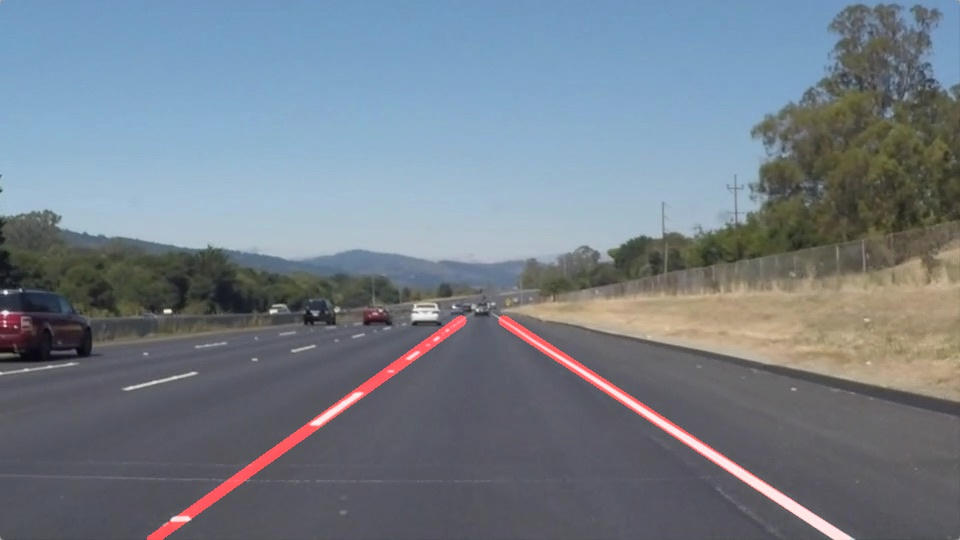
#> input picture CarND-LaneLines-P1/examples/laneLines_thirdPass.jpg, 960 x 540 px
$ python -i image_utils.py   (imports and definitions only)   (older library calls are emulated)
#> lines starting #> are read from the running program, lines starting #| are printed output that depends on the picture
from typing import Callable, List, Optional, Tuple, Union

import cv2
import matplotlib.image as mpimg
import matplotlib.pyplot as plt
import numpy as np


# [4 lines left out: function read_image_from_path, not called in this run]


def show_image(image: np.ndarray):
    plt.imshow(image)


# [12 lines left out: function grayscale, not called in this run]


def canny(img: np.ndarray, low_threshold: int, high_threshold: int):
    """Applies the Canny transform."""
    return cv2.Canny(img, low_threshold, high_threshold)


def gaussian_blur(img: np.ndarray, kernel_size: int):
    """Applies a Gaussian Noise kernel."""
#> called with kernel_size = 3
    return cv2.GaussianBlur(img, (kernel_size, kernel_size), 0)
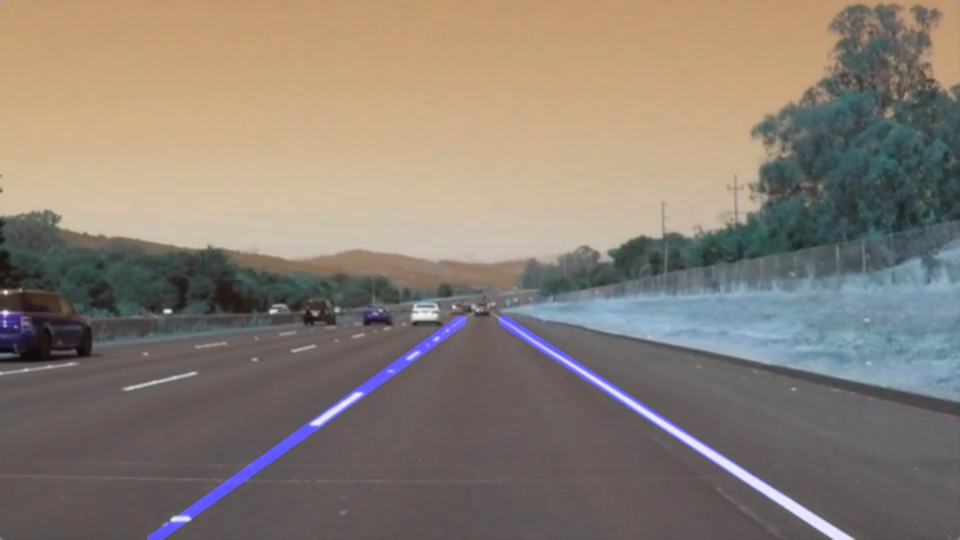
#> returned value: shape (540, 960, 3); mean of channels 0, 1, 2 116.1, 126, 136.6; drawn as B, G, R
#> in canny, `return cv2.Canny(img, low_threshold, high_threshold)`:
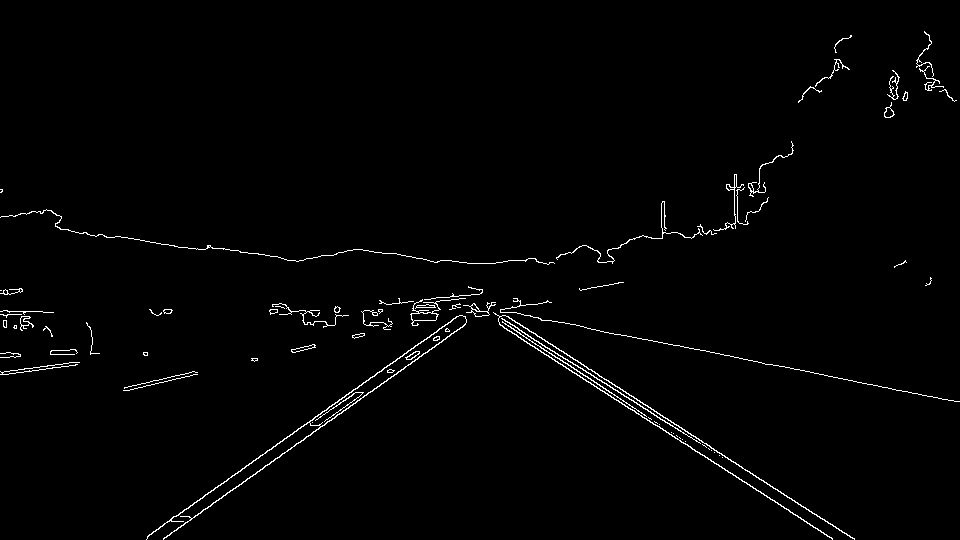
#> returned value: shape (540, 960); 1.4% white in thin lines or dots


def draw_lines(
        img: np.ndarray,
        lines: List[List[int]],
        color: List[int] = [255, 0, 0],
        thickness: int = 2
):
    """
    NOTE: this is the function you might want to use as a starting point once you want to
    average/extrapolate the line segments you detect to map out the full
    extent of the lane (going from the result shown in raw-lines-example.mp4
    to that shown in P1_example.mp4).

    Think about things like separating line segments by their
    slope ((y2-y1)/(x2-x1)) to decide which segments are part of the left
    line vs. the right line.  Then, you can average the position of each of
    the lines and extrapolate to the top and bottom of the lane.

    This function draws `lines` with `color` and `thickness`.
    Lines are drawn on the image inplace (mutates the image).
    If you want to make the lines semi-transparent, think about combining
    this function with the weighted_img() function below
    """
    for line in lines:
        for x1, y1, x2, y2 in line:
            cv2.line(img, (x1, y1), (x2, y2), color, thickness)
    return img


def hough_lines(
        img: np.ndarray,
        rho: float = 1,
        theta: float = np.pi / 180,
        threshold: float = 20,
        min_line_length: float = 50,
        max_line_gap: float = 10,
) -> np.ndarray:
    """`img` should be the output of a Canny transform.

    Returns an image with hough lines drawn.
    """
    lines_ = cv2.HoughLinesP(img, rho, theta, threshold, np.array(
        []), minLineLength=min_line_length, maxLineGap=max_line_gap)

    # Detected lines can be None
    # https://stackoverflow.com/questions/16144015/python-typeerror-nonetype-object-has-no-attribute-getitem
    if lines_ is None:
        lines_ = np.array([])
    return lines_


# [17 lines left out: function weighted_img, not called in this run]


def mask_with_region_of_interest(
        img: np.ndarray, vertices: Optional[List[Tuple[int, int]]] = None):
    """Applies an image mask.

    Only keeps the region of the image defined by the polygon formed
    from `vertices`. The rest of the image is set to black. `vertices`
    should be a numpy array of integer points.
    """
    if vertices is None:
        # Make the ROI the entire image
        m, n = img.shape
#> m = 540; n = 960
        vertices = [(0, m), (0, 0), (n, 0), (n, m)]
#> vertices = [(0, 540), (0, 0), (960, 0), (960, 540)]

    vertices = np.array([vertices], dtype=np.int32)
#> vertices = [[0, 540], [0, 0], [960, 0], [960, 540]]
    # defining a blank mask to start with
    mask = np.zeros_like(img)

    # defining a 3 channel or 1 channel color to fill the mask with depending
    # on the input image
    if len(img.shape) > 2:
        channel_count = img.shape[2]  # i.e. 3 or 4 depending on your image
        ignore_mask_color = (255,) * channel_count
    else:
        ignore_mask_color = 255

    # filling pixels inside the polygon defined by "vertices" with the fill
    # color
    cv2.fillPoly(mask, vertices, ignore_mask_color)
#> mask: shape (540, 960); every value is 255

    # returning the image only where mask pixels are nonzero
    masked_image = cv2.bitwise_and(img, mask)
    return masked_image


# [53 lines left out: functions get_canny_pixels, sobel_thresholding, extract_saturation_channel, not called in this run]


def annotate_lanes_on_image_with_canny_and_hough(
        image: np.ndarray,
        gs_kernel_size: int = 3,
        low_edge_thesh: int = 75,
        high_edge_thresh: int = 3 * 75,
        rho: int = 1,
        theta: float = np.pi / 180,
        threshold: int = 5,
        min_line_length: int = 50,
        max_line_gap: int = 5,
        vertices: Optional[List[Tuple[int, int]]] = None,
        compute_lanes_from_lines_fn: Callable = lambda image, lines: lines
):
    """Annotate lanes on an image using the Canny edge detection + Hough
    transform technique."""
    smoothed_image = gaussian_blur(image, gs_kernel_size)
    edges = canny(smoothed_image, low_edge_thesh, high_edge_thresh)
    masked_edges = mask_with_region_of_interest(edges, vertices)
    lines = hough_lines(
        masked_edges,
        rho=rho,
        theta=theta,
        threshold=threshold,
        min_line_length=min_line_length,
        max_line_gap=max_line_gap,
    )
#> in hough_lines, `lines_ = cv2.HoughLinesP(img, rho, theta, threshold, np.array( []), mi..`: lines_ = 25 rows, first 6: [548, 355, 832, 539], [508, 326, 590, 378], [300, 442, 423, 353], [204, 495, 437, 331], [499, 317, 708, 448], [791, 498, 854, 539]
#> lines has the same summary as lines_ in hough_lines

    # line_img = np.zeros((image.shape[0], image.shape[1], 3), dtype=np.uint8)
    lines = compute_lanes_from_lines_fn(image, lines)
    annotated_image = draw_lines(image, lines)
#> the loop in draw_lines, `for line in lines:` made 25 passes
#> line on passes 1 to 12: [[548, 355, 832, 539]], [[508, 326, 590, 378]], [[300, 442, 423, 353]], [[204, 495, 437, 331]], [[499, 317, 708, 448]], [[791, 498, 854, 539]], [[584, 327, 761, 362]], [[153, 531, 213, 490]], [[552, 344, 850, 537]], [[341, 413, 466, 322]], [[163, 539, 288, 449]], [[814, 373, 958, 401]]
#> after the loop in draw_lines, `for line in lines:`:
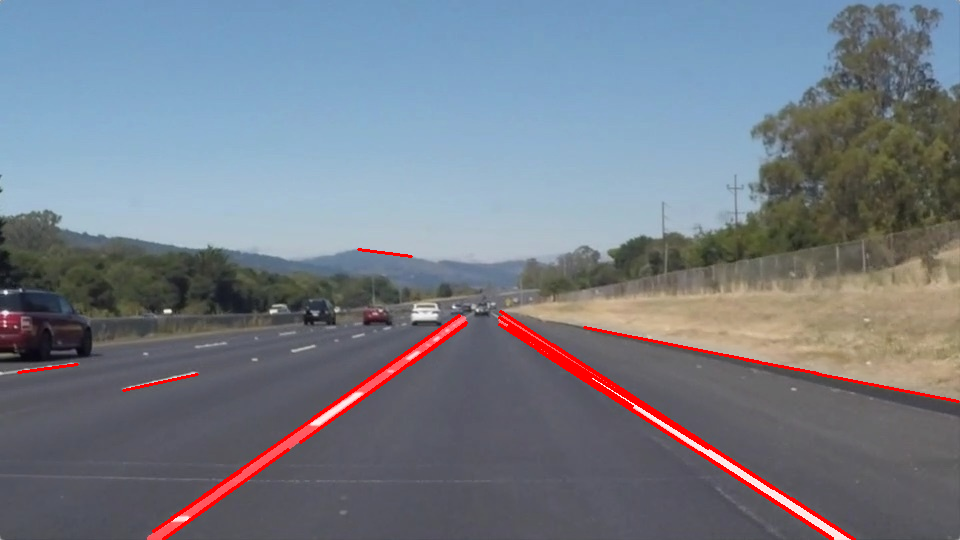
#> img: shape (540, 960, 3); mean R, G, B 117.4, 123.9, 134.4
    return annotated_image

>>> import cv2
>>> picture = cv2.cvtColor(cv2.imread('../CarND-LaneLines-P1/examples/laneLines_thirdPass.jpg'), cv2.COLOR_BGR2RGB)
>>> result = annotate_lanes_on_image_with_canny_and_hough(picture)
